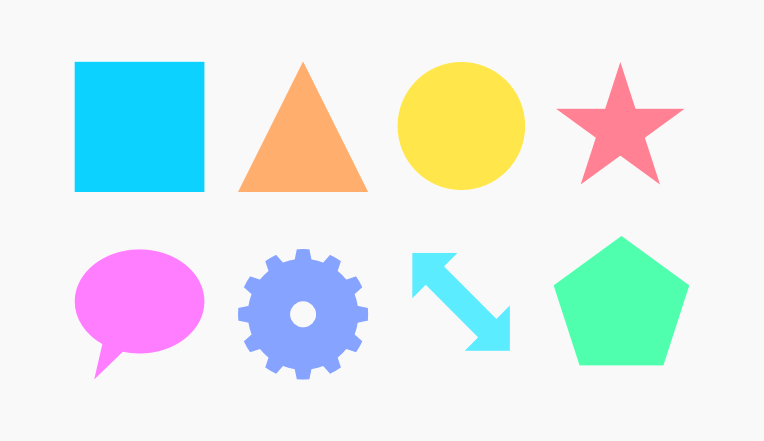
#> input picture teststuff/python/opencv/test_media/shapes0.png, 764 x 441 px, found by its file name
$ python detectShapes.py
#> lines starting #> are read from the running program, lines starting #| are printed output that depends on the picture; after the words box and inside, x2 and y2 are one past the last pixel; in counts of white or black regions, pixels touching at a corner belong together
#!/usr/bin/env python3

import cv2 #type: ignore
import numpy as np
from matplotlib import pyplot as plt

# reading image
img = cv2.imread('test_media/shapes0.png')
#> img is the input picture: shape (441, 764, 3); mean B, G, R 235.3, 235.9, 226.1

# converting image into grayscale image
gray = cv2.cvtColor(img, cv2.COLOR_BGR2GRAY)
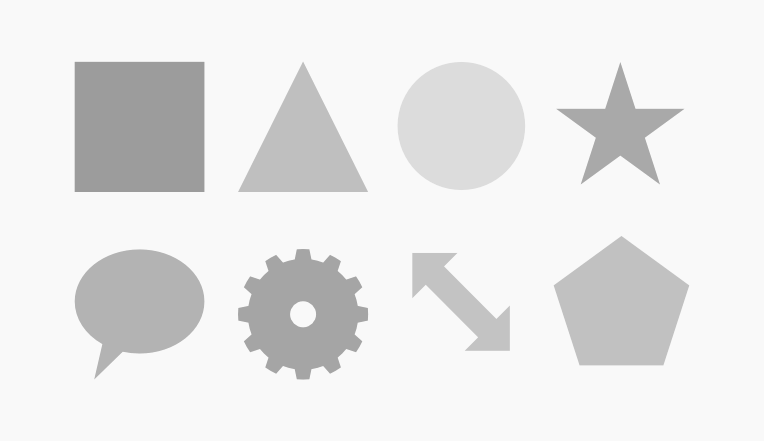
#> gray: shape (441, 764); min 156, max 249, mean 232.9

# setting threshold of gray image
_, threshold = cv2.threshold(gray, 127, 255, cv2.THRESH_BINARY)
#> threshold: shape (441, 764); every value is 255

# using a findContours() function
contours, _ = cv2.findContours(threshold, cv2.RETR_TREE, cv2.CHAIN_APPROX_SIMPLE)
#> contours = [[[0, 0], [0, 440], [763, 440], [763, 0]]]

i = 0

# list for storing names of shapes
for contour in contours:

	# here we are ignoring first counter because
    # findcontour function detects whole image as shape
	if i == 0:
		i = 1
		continue

	# cv2.approxPloyDP() function to approximate the shape
	approx = cv2.approxPolyDP(
		contour, 0.01 * cv2.arcLength(contour, True), True)

	# using drawContours() function
	cv2.drawContours(img, [contour], 0, (0, 0, 255), 5)

	# finding center point of shape
	M = cv2.moments(contour)
	if M['m00'] != 0.0:
		x = int(M['m10']/M['m00'])
		y = int(M['m01']/M['m00'])

	# putting shape name at center of each shape
	if len(approx) == 3:
		cv2.putText(img, 'Triangle', (x, y),
					cv2.FONT_HERSHEY_SIMPLEX, 0.6, (255, 255, 255), 2)

	elif len(approx) == 4:
		cv2.putText(img, 'Quadrilateral', (x, y),
					cv2.FONT_HERSHEY_SIMPLEX, 0.6, (255, 255, 255), 2)

	elif len(approx) == 5:
		cv2.putText(img, 'Pentagon', (x, y),
					cv2.FONT_HERSHEY_SIMPLEX, 0.6, (255, 255, 255), 2)

	elif len(approx) == 6:
		cv2.putText(img, 'Hexagon', (x, y),
					cv2.FONT_HERSHEY_SIMPLEX, 0.6, (255, 255, 255), 2)

	else:
		cv2.putText(img, 'circle', (x, y),
					cv2.FONT_HERSHEY_SIMPLEX, 0.6, (255, 255, 255), 2)
#> this loop made 1 pass
#> (contour, i) on pass 1: ([[0, 0], [0, 440], [763, 440], [763, 0]], 1)
#> after the loop, i = 1

# displaying the image after drawing contours
cv2.imshow('shapes', img)

cv2.waitKey(0)
cv2.destroyAllWindows()

$ run again, with teststuff/python/opencv/test_media/shapes1.png copied over teststuff/python/opencv/test_media/shapes0.png
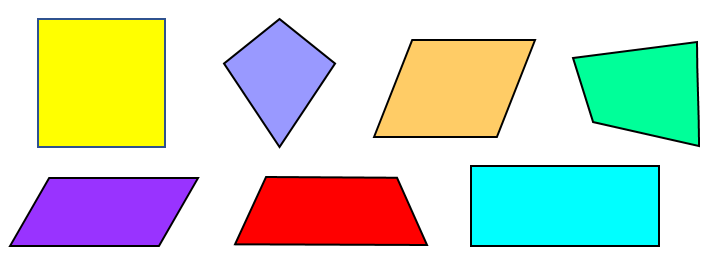
#> input picture teststuff/python/opencv/test_media/shapes1.png, 711 x 257 px, found by its file name
#> img is the input picture: shape (257, 711, 3); mean B, G, R 195.7, 214.3, 204.1
#> `_, threshold = cv2.threshold(gray, 127, 255, cv2.THRESH_BINARY)`:
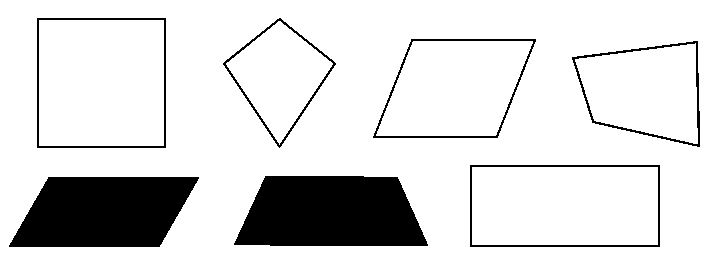
#> threshold: shape (257, 711); 85.4% white; 7 black regions
#> contours = 13 contours; largest, box (x1, y1, x2, y2) and area: (0, 0, 711, 257) 181760, (36, 17, 167, 149) 17028, (469, 164, 661, 248) 15851, (39, 20, 164, 146) 15500, (472, 167, 658, 245) 14245
#> the loop `for contour in contours:` made 13 passes
#> (approx, x, y) on passes 2 to 8: ([[8, 246], [48, 176], [199, 177], [159, 247]], 103, 211), ([[233, 243], [265, 175], [398, 177], [428, 245]], 330, 212), ([[469, 165], [659, 164], [660, 246], [470, 247]], 564, 205), ([[472, 167], [472, 244], [657, 244], [657, 167]], 564, 205), ([[698, 41], [699, 147], [591, 122], [572, 56]], 644, 90), ([[695, 43], [575, 59], [594, 120], [697, 143]], 644, 90), ([[411, 38], [536, 39], [497, 138], [372, 137]], 454, 87)
#> after the loop `for contour in contours:`:
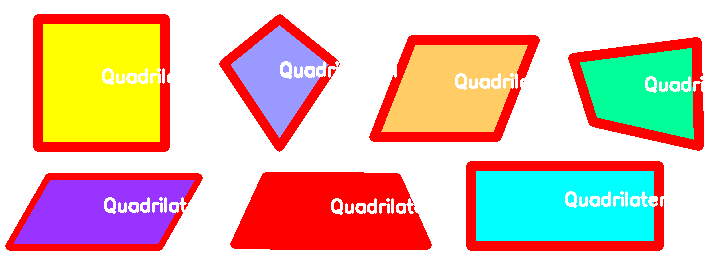
#> img: shape (257, 711, 3); 17.33% of pixels changed, all inside (x1, y1, x2, y2) = (5, 14, 704, 251)
#> after the loop `for contour in contours:`: i = 1

$ run again, with teststuff/python/opencv/test_media/shapes.png copied over teststuff/python/opencv/test_media/shapes0.png
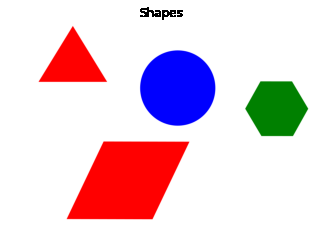
#> input picture teststuff/python/opencv/test_media/shapes.png, 321 x 247 px, found by its file name
#> img is the input picture: shape (247, 321, 3); mean B, G, R 218.3, 208.2, 231.6
#> `_, threshold = cv2.threshold(gray, 127, 255, cv2.THRESH_BINARY)`:
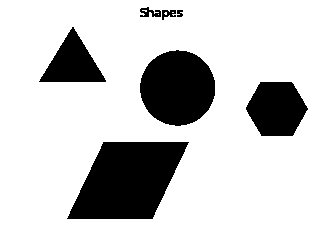
#> threshold: shape (247, 321); 80.2% white; 7 black regions
#> contours = 12 contours, 4 with area under 20; largest, box (x1, y1, x2, y2) and area: (0, 0, 321, 247) 78720, (66, 141, 190, 220) 6742, (139, 49, 216, 127) 4537, (245, 81, 309, 137) 2622, (38, 26, 107, 83) 1986, (139, 6, 162, 18) 170, (161, 9, 177, 21) 120, (176, 9, 184, 18) 49
#> the loop `for contour in contours:` made 12 passes
#> (approx, x, y) on passes 2, 5: ([[103, 141], [189, 142], [152, 219], [66, 218]], 127, 180), ([[38, 81], [72, 26], [106, 80]], 72, 62)
#> after the loop `for contour in contours:`:
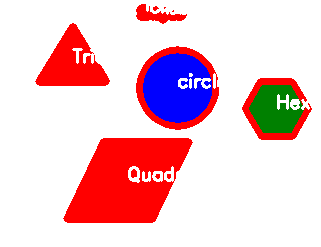
#> img: shape (247, 321, 3); 8.48% of pixels changed, all inside (x1, y1, x2, y2) = (35, 4, 312, 223)
#> after the loop `for contour in contours:`: i = 1
